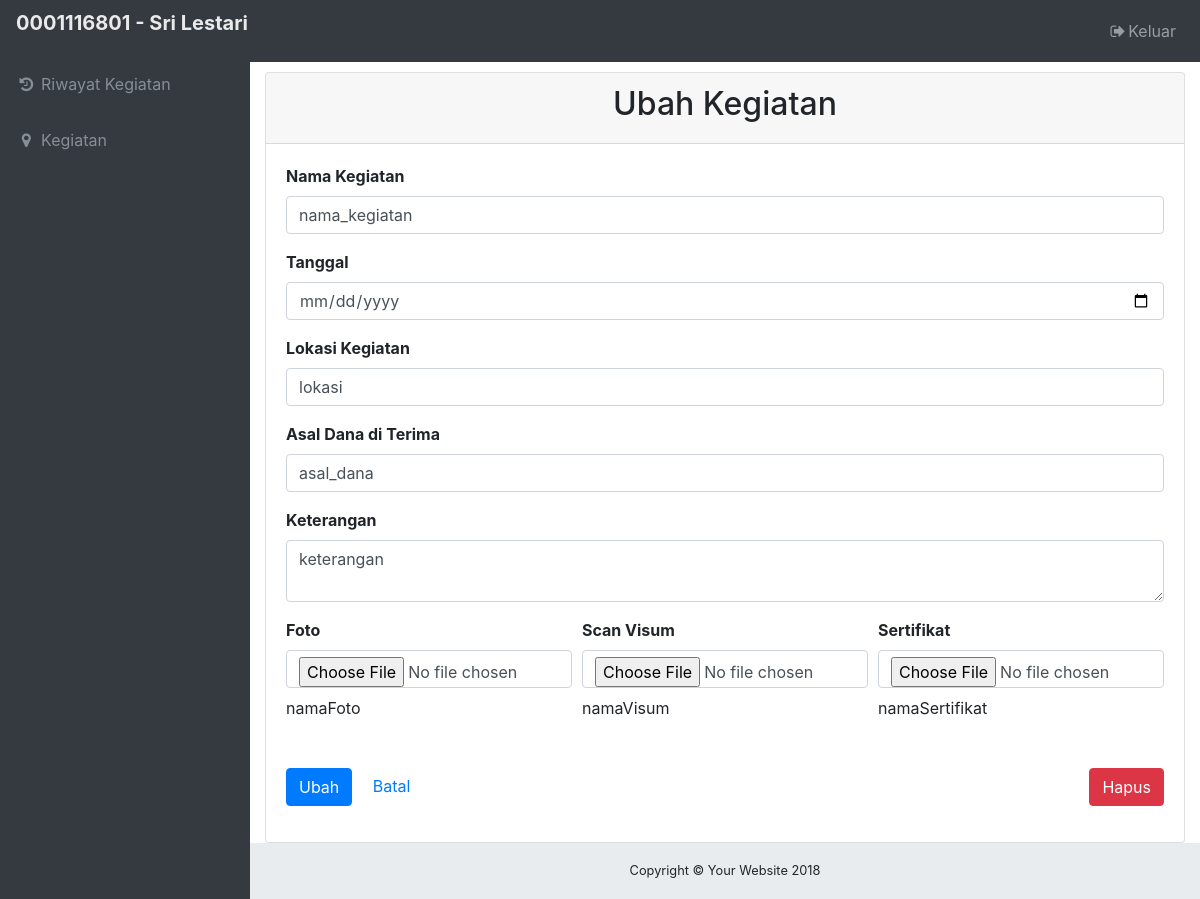
/edit-data-kegiatan.php?id_kegiatan=23 (signed in), run on the app's committed database.
### tables this page shows
CREATE TABLE `dosen` (
  `nidn` varchar(20) NOT NULL,
  `nama_dosen` varchar(50) NOT NULL,
  `institusi` varchar(50) NOT NULL,
  `fakultas` varchar(50) NOT NULL,
  `jurusan` varchar(50) NOT NULL,
  `jenis_kelamin` varchar(11) NOT NULL,
  `tanggal_lahir` date NOT NULL,
  `password` varchar(50) NOT NULL
);

CREATE TABLE `kegiatan` (
  `id_kegiatan` int(4) NOT NULL,
  `nidn` varchar(20) NOT NULL,
  `nama_kegiatan` varchar(50) NOT NULL,
  `tanggal` date NOT NULL,
  `lokasi` varchar(100) NOT NULL,
  `asal_dana` varchar(50) NOT NULL,
  `keterangan` text NOT NULL,
  `foto` varchar(50) DEFAULT NULL,
  `pdf_visum` varchar(50) DEFAULT NULL,
  `pdf_sertifikat` varchar(50) DEFAULT NULL
);

### edit-data-kegiatan.php (the view, shortened to what this page needs)
<?php
include("koneksi.php");
if(isset($_SESSION['admin'])) {
?>
<html>
<head>
  <?php include "komponen/komponen-head.php"; ?>
</head>
<body class="fixed-nav sticky-footer bg-dark" id="page-top">
  <?php include "komponen/menu.php"; ?>
  <div class="content-wrapper">
    <?php
    $sql = "select * from kegiatan where id_kegiatan = ".$_GET['id_kegiatan']."";
    $query = mysqli_query($con, $sql);
    if ($query) {
      $data = mysqli_fetch_array($query);
        echo"
        <div class='container'>
        <div class='card'>
          <div class='card-header'>
            <h2 class='text-center'>Ubah Kegiatan</h2>
          </div>
          <div class='card-body'>
          <form method='POST' action='aksi.php?aksi=edit-kegiatan' enctype='multipart/form-data' >
            <input type='hidden' class='form-control' id='id_kegiatan' name='id_kegiatan' value='".$data['id_kegiatan']."'>
            <input type='hidden' class='form-control' id='nidn' name='nidn' value='".$data['nidn']."'>
            <div class='form-group'>
              <label for='nama_kegiatan'>Nama Kegiatan</label>
              <input type='text' class='form-control' id='nama_kegiatan' name='nama_kegiatan' aria-describedby='emailHelp' value=".$data['nama_kegiatan']." autofocus required>
            </div>
            <div class='form-group'>
              <label for='tanggal'>Tanggal</label>
              <input type='date' class='form-control' id='tanggal' name='tanggal' aria-describedby='emailHelp'  value=".$data['tanggal']." required>
            </div>
            <div class='form-group'>
              <label for='lokasi'>Lokasi Kegiatan</label>
              <input type='text' class='form-control' id='lokasi' name='lokasi' aria-describedby='emailHelp'  value=".$data['lokasi']." required>
            </div>
            <div class='form-group'>
              <label for='asal_dana'>Asal Dana di Terima</label>
              <input type='text' class='form-control' id='asal_dana' name='asal_dana' aria-describedby='emailHelp'  value=".$data['asal_dana']." required>
            </div>
            <div class='form-group'>
              <label for='keterangan'>Keterangan</label>
              <textarea class='form-control' id='keterangan' name='keterangan' aria-describedby='emailHelp' required>".$data['keterangan']."</textarea>
            </div>
            <div class='form-row'>
              <div class='form-group col-md-4'>
                <label for='foto'>Foto</label>
                <input type='file' name='pdf_foto' id='pdf_foto' accept='application/pdf' class='form-control'>
                <p class='mt-2'>".$data['foto']."</p>
              </div>
              <div class='form-group col-md-4'>
                <label for='foto'>Scan Visum</label>
                <input type='file' name='pdf_visum' id='pdf_visum' accept='application/pdf' class='form-control'>
                <p class='mt-2'>".$data['pdf_visum']."</p>
              </div>
              <div class='form-group col-md-4'>
                <label for='foto'>Sertifikat</label>
                <input type='file' name='pdf_sertifikat' id='pdf_sertifikat' accept='application/pdf' class='form-control'>
                <p class='mt-2'>".$data['pdf_sertifikat']."</p>
              </div>
            </div>
          </form>
          <div class='form-row'>
            <div class='form-group col-md-12'>
              <button type='button' class='btn btn-primary' data-toggle='modal' data-target='#exampleModal'>Ubah</button>
              <a href='monitoring_kegiatan.php' class='mt-5 ml-3'>Batal</a>
              <button type='button' class='btn btn-danger float-right' data-toggle='modal' data-target='#modalHapus'>Hapus</button>
                      <a href='aksi.php?aksi=hapus-kegiatan&id_kegiatan=".$data['id_kegiatan']."'><button type='submit' class='btn btn-danger'>Hapus</button></a>
            </div>
        </div>
        </div>
        </div>
        </div>
      ";
    }
    ?>
    <?php include "komponen/footer.php" ?>
  </div>
  </body>
</html>
<?php
}
else{
    header("location:masuk.php");
}
?>

### komponen/menu.php (shortened to what this page needs)
<?php
include "koneksi.php";
?>
<nav class="navbar navbar-expand-lg navbar-dark bg-dark fixed-top" id="mainNav">
    <?php
    $query = mysqli_query($con, "select nidn, nama_dosen from dosen where nidn = '".$_SESSION['admin']."'");
    $nidn = mysqli_fetch_array($query);
    echo"<p class='judul'>". $nidn['nidn']." - ". $nidn['nama_dosen']."</p>";
    ?>
    <div class="collapse navbar-collapse" id="navbarResponsive">
      <ul class="navbar-nav navbar-sidenav" id="exampleAccordion">
        <li class='nav-item' data-toggle='tooltip' data-placement='right' title='Riwayat Kegiatan'>
          <a class='nav-link' href='monitoring_kegiatan.php'>
            <i class='fa fa-fw fa-history'></i>
            <span class='nav-link-text'>Riwayat Kegiatan</span>
          </a>
        </li>
        <li class="nav-item" data-toggle="tooltip" data-placement="right" title="Kegiatan">
          <a class="nav-link" href="kegiatan.php">
            <i class="fa fa-fw fa-map-marker"></i>
            <span class="nav-link-text">Kegiatan</span>
          </a>
        </li>
      </ul>
      <ul class="navbar-nav ml-auto">
        <li class="nav-item">
          <a class="nav-link" data-toggle="modal" data-target="#modalLogout">
            <i class="fa fa-fw fa-sign-out"></i>Keluar</a>
        </li>
      </ul>
    </div>
  </nav>

### css/sb-admin.css (style rules this page uses)
html { position: relative; min-height: 100%; }
body { overflow-x: hidden; }
body.sticky-footer { margin-bottom: 56px; }
body.sticky-footer .content-wrapper { min-height: calc(100vh - 56px - 56px); }
body.fixed-nav { padding-top: 56px; }
.content-wrapper { min-height: calc(100vh - 56px); padding-top: 1rem; }
#mainNav .navbar-collapse { overflow: auto; max-height: 75vh; }
#mainNav .navbar-collapse .navbar-nav .nav-item .nav-link { cursor: pointer; }
@media (min-width: 992px) { #mainNav .navbar-collapse { overflow: visible; max-height: none; } }
@media (min-width: 992px) { #mainNav .navbar-collapse .navbar-sidenav { position: absolute; top: 0; left: 0; -webkit-flex-direction: column; -ms-flex-direction: column; flex-direction: column; margin-top: 56px; } }
@media (min-width: 992px) { #mainNav .navbar-collapse .navbar-sidenav > .nav-item { width: 250px; padding: 0; } }
@media (min-width: 992px) { #mainNav .navbar-collapse .navbar-sidenav > .nav-item > .nav-link { padding: 1em; } }
@media (min-width: 992px) { #mainNav.fixed-top .navbar-sidenav { height: calc(100vh - 112px); } }
.content-wrapper { overflow-x: hidden; background: white; }
@media (min-width: 992px) { .content-wrapper { margin-left: 250px; } }
#mainNav.navbar-dark .navbar-collapse .navbar-sidenav > .nav-item > .nav-link { color: #868e96; }
@media (min-width: 992px) { #mainNav.navbar-dark .navbar-collapse .navbar-sidenav { background: #343a40; } }

### css/kostum.css (style rules this page uses)
body { background-color: #eaeaea !important; }
label { font-weight: bold; }
.judul { font-weight: bold; font-size: 20px; color: #eaeaea; }

### data on the page
dosen: nidn "0001116801", nama_dosen "Sri Lestari"
kegiatan: nama_kegiatan "nama_kegiatan", lokasi "lokasi", asal_dana "asal_dana", keterangan "keterangan", foto "namaFoto", pdf_visum "namaVisum", pdf_sertifikat "namaSertifikat"
